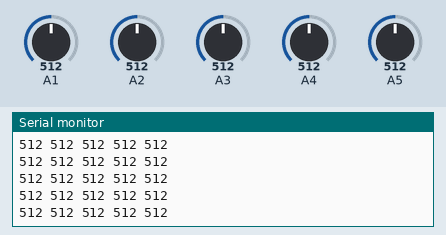
This sketch was run on a simulated Arduino Uno, built with avr-gcc and run on an emulated ATmega328P. Shown: the last lines printed to the serial monitor. The test bench sets the inputs (shaded band); at power-on: A1 = 512, A2 = 512, A3 = 512, A4 = 512, A5 = 512.

Above: at 1.2 s.
1.3 s: A1 set to 108
At 1.8 s:
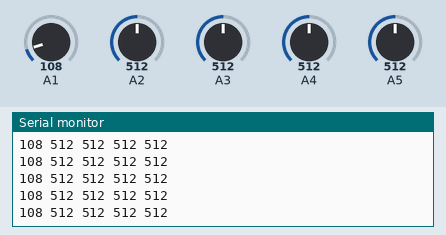
2.8 s: A1 set to 89
At 3.6 s:
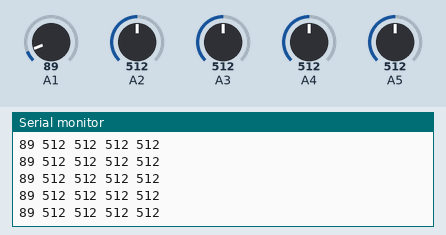
Timing chart, 0 to 5.8 s (numbered marks = the images above; inputs shaded):
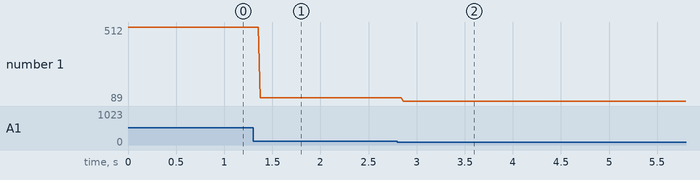

The sketch:

final_3.ino
```cpp
//int val0 =0;
int val1 =1;
int val2 =2;
int val3 =3;
int val4 =4;
int val5 =5;

void setup ()
{
  //start serial port
  Serial.begin(9600);
//  pinMode (val0, INPUT);
  pinMode (val1, INPUT);
  pinMode (val2, INPUT);
  pinMode (val3, INPUT);
  pinMode (val4, INPUT);
  pinMode (val5, INPUT);

}

void loop()
{
  //read analog input
//  val0 = analogRead(0);
  val1 = analogRead(1);
  val2 = analogRead(2);
  val3 = analogRead(3);
  val4 = analogRead(4);
  val5 = analogRead(5);

//  Serial.print(val0,DEC);
//  Serial.print(" ");
  Serial.print(val1,DEC);
  Serial.print(" ");
  Serial.print(val2,DEC);
  Serial.print(" ");
  Serial.print(val3,DEC);
  Serial.print(" ");
  Serial.print(val4,DEC);
  Serial.print(" ");
  Serial.print(val5,DEC);
  Serial.println();

  delay (10);
}
```

Measured:
- after the input at 1.3 s, the serial monitor: prints a new line after 0.08 s (image 1)
- after the input at 2.8 s, the serial monitor: prints a new line after 0.06 s (image 2)
- plotted number 1: 512 → 108 after the input at 1.3 s, 108 → 89 after the input at 2.8 s
